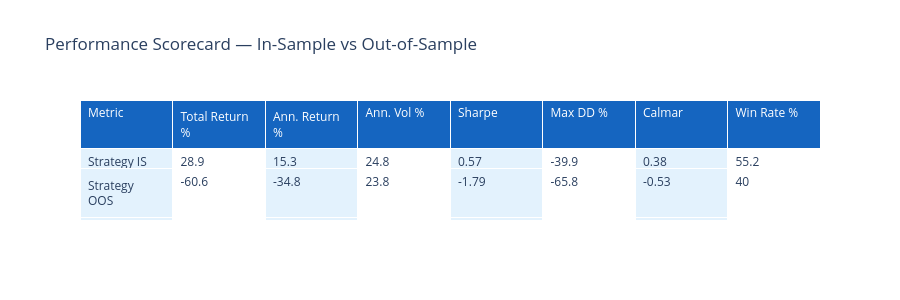

The notebook cell this image was saved under:
### Markdown cell above
## 6. Performance scorecard

### Code cell
def scorecard(ret, eq, label, periods=52):
    ann_ret = (1 + ret.mean()) ** periods - 1
    ann_vol = ret.std() * np.sqrt(periods)
    total   = eq.iloc[-1] / eq.iloc[0] - 1
    return {
        'Label'         : label,
        'Total Return %': round(total * 100, 1),
        'Ann. Return %' : round(ann_ret * 100, 1),
        'Ann. Vol %'    : round(ann_vol * 100, 1),
        'Sharpe'        : round(sharpe(ret), 2),
        'Max DD %'      : round(max_dd(eq) * 100, 1),
        'Calmar'        : round(calmar(ret, eq), 2),
        'Win Rate %'    : round((ret > 0).mean() * 100, 1),
    }

cards = []
for mask, label in [(is_mask,  'Strategy IS'), (oos_mask, 'Strategy OOS'),
                    (is_mask,  'Benchmark IS'), (oos_mask, 'Benchmark OOS')]:
    r = strat_ret[mask] if 'Strategy' in label else bm_ret[mask]
    e = equity_curve(r)
    cards.append(scorecard(r, e, label))

sc_df = pd.DataFrame(cards).set_index('Label')

# Styled table as a figure
fig = go.Figure(go.Table(
    header=dict(values=['Metric'] + list(sc_df.columns),
                fill_color='#1565C0', font=dict(color='white', size=12), align='left'),
    cells=dict(values=[[idx for idx in sc_df.index]] + [sc_df[c].tolist() for c in sc_df.columns],
               fill_color=[['#E3F2FD' if i%2==0 else 'white'] * len(sc_df) for i in range(len(sc_df.columns)+1)],
               align='left', font=dict(size=12))
))
fig.update_layout(title='Performance Scorecard — In-Sample vs Out-of-Sample', height=300)
fig.show()
sc_df

### Figure 1 — Plotly figure (JSON) as saved in the notebook; plotly's stock layout.template omitted (floating-point values rounded to 4 significant figures)
{"data": [{"cells": {"align": "left", "fill": {"color": [["#E3F2FD", "#E3F2FD", "#E3F2FD", "#E3F2FD"], ["white", "white", "white", "white"], ["#E3F2FD", "#E3F2FD", "#E3F2FD", "#E3F2FD"], ["white", "white", "white", "white"], ["#E3F2FD", "#E3F2FD", "#E3F2FD", "#E3F2FD"], ["white", "white", "white", "white"], ["#E3F2FD", "#E3F2FD", "#E3F2FD", "#E3F2FD"], ["white", "white", "white", "white"]]}, "font": {"size": 12}, "values": [["Strategy IS", "Strategy OOS", "Benchmark IS", "Benchmark OOS"], [28.9, -60.6, 137.3, 7.4], [15.3, -34.8, 41.2, 5.9], [24.8, 23.8, 19.7, 22.8], [0.57, -1.79, 1.75, 0.25], [-39.9, -65.8, -17.2, -25.3], [0.38, -0.53, 2.4, 0.23], [55.2, 40, 69.9, 49.5]]}, "header": {"align": "left", "fill": {"color": "#1565C0"}, "font": {"color": "white", "size": 12}, "values": ["Metric", "Total Return %", "Ann. Return %", "Ann. Vol %", "Sharpe", "Max DD %", "Calmar", "Win Rate %"]}, "type": "table"}], "layout": {"height": 300, "title": {"text": "Performance Scorecard — In-Sample vs Out-of-Sample"}}}
